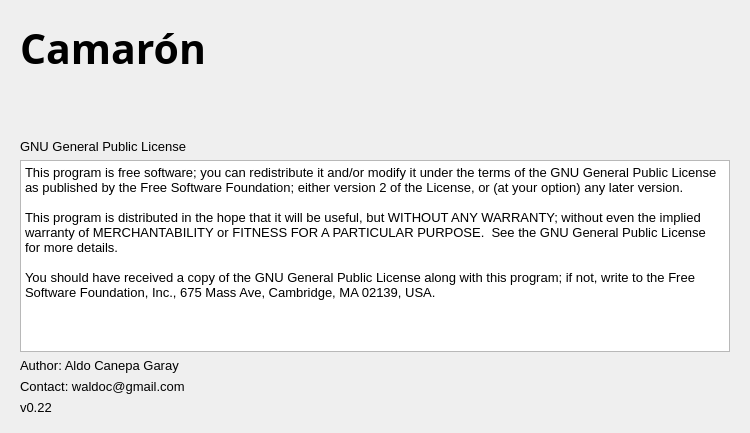
<?xml version="1.0" encoding="UTF-8"?>
<ui version="4.0">
 <class>AboutCamaron</class>
 <widget class="QWidget" name="AboutCamaron">
  <property name="geometry">
   <rect>
    <x>0</x>
    <y>0</y>
    <width>750</width>
    <height>433</height>
   </rect>
  </property>
  <property name="maximumSize">
   <size>
    <width>16777215</width>
    <height>440</height>
   </size>
  </property>
  <property name="windowTitle">
   <string>About...</string>
  </property>
  <property name="windowIcon">
   <iconset resource="../images.qrc">
    <normaloff>:/Images/UI/Images/About/camaron3.jpg</normaloff>:/Images/UI/Images/About/camaron3.jpg</iconset>
  </property>
  <layout class="QHBoxLayout" name="horizontalLayout">
   <property name="bottomMargin">
    <number>9</number>
   </property>
   <item>
    <widget class="QWidget" name="widget" native="true">
     <property name="sizePolicy">
      <sizepolicy hsizetype="Preferred" vsizetype="Preferred">
       <horstretch>0</horstretch>
       <verstretch>0</verstretch>
      </sizepolicy>
     </property>
     <property name="font">
      <font>
       <pointsize>10</pointsize>
      </font>
     </property>
     <layout class="QVBoxLayout" name="verticalLayout_2">
      <item>
       <widget class="QLabel" name="label">
        <property name="font">
         <font>
          <family>Arno Pro Smbd</family>
          <pointsize>31</pointsize>
          <weight>75</weight>
          <italic>false</italic>
          <bold>true</bold>
          <underline>false</underline>
          <strikeout>false</strikeout>
          <stylestrategy>PreferAntialias</stylestrategy>
          <kerning>true</kerning>
         </font>
        </property>
        <property name="text">
         <string>Camarón</string>
        </property>
       </widget>
      </item>
      <item>
       <widget class="QWidget" name="widget_2" native="true"/>
      </item>
      <item>
       <widget class="QLabel" name="label_4">
        <property name="sizePolicy">
         <sizepolicy hsizetype="Preferred" vsizetype="Maximum">
          <horstretch>0</horstretch>
          <verstretch>0</verstretch>
         </sizepolicy>
        </property>
        <property name="text">
         <string>GNU General Public License</string>
        </property>
       </widget>
      </item>
      <item>
       <widget class="QPlainTextEdit" name="plainTextEdit">
        <property name="sizePolicy">
         <sizepolicy hsizetype="Expanding" vsizetype="Maximum">
          <horstretch>0</horstretch>
          <verstretch>0</verstretch>
         </sizepolicy>
        </property>
        <property name="maximumSize">
         <size>
          <width>16777215</width>
          <height>250</height>
         </size>
        </property>
        <property name="readOnly">
         <bool>true</bool>
        </property>
        <property name="plainText">
         <string>This program is free software; you can redistribute it and/or modify it under the terms of the GNU General Public License as published by the Free Software Foundation; either version 2 of the License, or (at your option) any later version.

This program is distributed in the hope that it will be useful, but WITHOUT ANY WARRANTY; without even the implied warranty of MERCHANTABILITY or FITNESS FOR A PARTICULAR PURPOSE.  See the GNU General Public License for more details. 

You should have received a copy of the GNU General Public License along with this program; if not, write to the Free Software Foundation, Inc., 675 Mass Ave, Cambridge, MA 02139, USA.</string>
        </property>
       </widget>
      </item>
      <item>
       <widget class="QLabel" name="label_5">
        <property name="sizePolicy">
         <sizepolicy hsizetype="Preferred" vsizetype="Maximum">
          <horstretch>0</horstretch>
          <verstretch>0</verstretch>
         </sizepolicy>
        </property>
        <property name="text">
         <string>Author: Aldo Canepa Garay</string>
        </property>
       </widget>
      </item>
      <item>
       <widget class="QLabel" name="label_6">
        <property name="sizePolicy">
         <sizepolicy hsizetype="Preferred" vsizetype="Maximum">
          <horstretch>0</horstretch>
          <verstretch>0</verstretch>
         </sizepolicy>
        </property>
        <property name="text">
         <string>Contact: waldoc@gmail.com</string>
        </property>
       </widget>
      </item>
      <item>
       <widget class="QLabel" name="label_3">
        <property name="sizePolicy">
         <sizepolicy hsizetype="Preferred" vsizetype="Maximum">
          <horstretch>0</horstretch>
          <verstretch>0</verstretch>
         </sizepolicy>
        </property>
        <property name="text">
         <string>v0.22</string>
        </property>
       </widget>
      </item>
     </layout>
    </widget>
   </item>
  </layout>
 </widget>
 <resources>
  <include location="../images.qrc"/>
 </resources>
 <connections/>
</ui>
